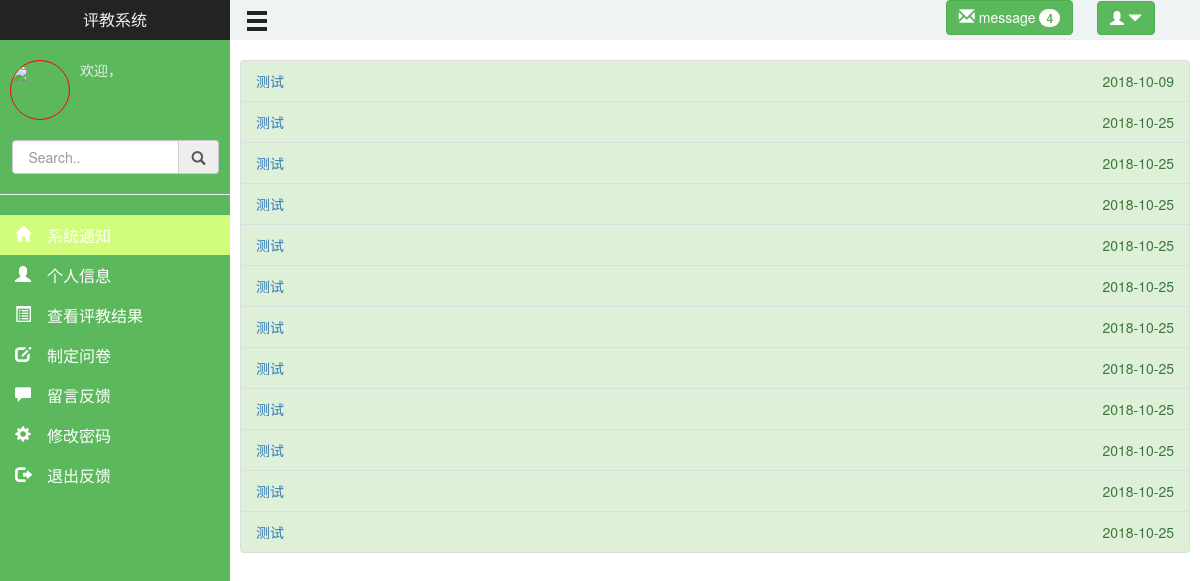
The app's page /tea_mes.php with its own data.
### tables this page shows
CREATE TABLE IF NOT EXISTS `xiaoxi` (
  `x_id` int(11) NOT NULL AUTO_INCREMENT,
  `x_title` varchar(100) NOT NULL,
  `dx` varchar(1000) NOT NULL,
  `x_date` date NOT NULL,
  `x_type` varchar(100) NOT NULL,
  `m_id` varchar(100) NOT NULL,
  PRIMARY KEY (`x_id`)
);

### tea_mes.php (the view, shortened to what this page needs)
<?php
    $re="select x_id,xiaoxi.x_title,xiaoxi.x_date,x_id from man_psw,xiaoxi where xiaoxi.x_type='teacher' or xiaoxi.x_type='all'";
    $query=mysql_query($re);
?>
<!DOCTYPE html>
<html lang="en">
<head>
    <link rel="stylesheet" href="css/main.css">
    <link rel="stylesheet" href="css/message.css">
    <link rel="stylesheet" href="bs/css/bootstrap.css">
    <link rel="stylesheet" href="css/hover.css">
</head>
<body>
    <div id="left-nav">
        <div class="inner" id="title">
            评教系统
        </div>
        <div id="info">
            <div id="headimg"><img src="image/2.jpg" height="100%"></div>
            <div id="headtext"><p>欢迎，<?php echo $_COOKIE['tea_id'] ?></p><p><?php echo $_COOKIE['tea_name']?></p></div>
        </div>
        <div class="input-group" id="seach">
            <input type="text" class="form-control" placeholder=" Search.." >
            <span class="input-group-addon sp1"><span class="glyphicon glyphicon-search spp1" ></span></span>
        </div>
        <hr>
        <ul id="list">
            <li class="this"><a href="tea_mes.php" ><span class="glyphicon glyphicon-home"> 系统通知</span></a></li>
            <li><a href="tea_info.php"><span class="glyphicon glyphicon-user"> 个人信息</span></a></li>
            <li ><a href="tea_design.php"><span class="glyphicon glyphicon-list-alt"> 查看评教结果</span></a></li>
            <li ><a href="tea_rot.php"><span class="glyphicon glyphicon-edit"> 制定问卷</span></a></li>
            <li ><a href="tea_chat.php"><span class="glyphicon glyphicon-comment"> 留言反馈</span></a></li>
            <li ><a href="tea_psw.php"><span class="glyphicon glyphicon-cog"> 修改密码</span></a></li>
            <li data-toggle="modal" data-target="#exit"><a href="#"><span class="glyphicon glyphicon-log-out"> 退出反馈</span></a></li>
        </ul>
    </div>
    <div id="right-content">
            <div class="container-fluid" id="header">
                <div class="popover-demo pull-right">
                    <button type="button" class="btn btn-success btn1" data-container="body" data-toggle="popover" data-placement="bottom" data-content="Vivamus
                    sagittis lacus vel augue laoreet rutrum faucibus.">
                        <span class="glyphicon glyphicon-envelope sp1"></span> message <span class="badge">4</span>
                    </button>
                    <button type="button" class="btn btn-success btn2" data-container="body" data-toggle="popover" data-placement="bottom" data-content="Vivamus
                        sagittis lacus vel augue laoreet rutrum faucibus.">
                        <span class="glyphicon glyphicon-user"></span>  <?php echo $_COOKIE['tea_name'] ?>  <span class="glyphicon glyphicon-triangle-bottom"></span>
                    </button>
                </div>
                    <span class="glyphicon glyphicon-menu-hamburger pull-left sp2"></span>
            </div>
            <div class="pag pag1">
                <ul class="list-group u2 ">
                <?php
                while($value=mysql_fetch_array($query)){
                    echo'<li class="list-group-item list-group-item-success"><a href="wenjuan/chakanmes.php?x_id=';
                    echo"{$value['x_id']}";
                    echo'">';
                    echo"{$value['x_title']}";
                    echo'</a><span class="pull-right">';
                    echo"{$value['x_date']}";
                    echo'</span></li>';
                }
             ?>
            </div>
    </div>
</body>
</html>

### css/main.css (style rules this page uses)
* { margin:0; padding:0; }
#left-nav { min-height:100%; width: 230px; position: absolute; z-index: 1; background: #5cb85c; }
.inner { display: inline-block; }
#left-nav #title { height:40px; background:#232323; width: 100%; font-size:16px; text-align: center; line-height: 40px; color: #eee; }
#left-nav #info { padding-top:20px; width: 100%; height: 100px; display: flex; color:#eee; }
#headimg { width: 60px; height:60px; margin-left:10px; border-radius: 100%; overflow: hidden; border:1px solid red; }
#headtext { margin-left:10px; }
#left-nav #seach { width:90%; margin-left:5%; }
#left-nav #list li { font-size:16px; height:40px; line-height: 40px; list-style: none; }
#left-nav #list li a { color:#fff; }
#left-nav #list li span { margin-right:10px; margin-left:15px; }
#right-content { margin-left:230px; }
#right-content #header { height:40px; background:#f0f3f4; margin: 0; border-bottom:1px solid #eee; }
#right-content #header .popover-demo button .sp1 { font-size:16px; }
#right-content #header .popover-demo .btn1 { margin-right:20px; }
#right-content #header .popover-demo .btn2 { margin-right:30px; }
#right-content #header .sp2 { line-height:40px; font-size:24px; color: #232323 }
#right-content .pag { margin:20px 10px 20px 10px; }

### css/hover.css (style rules this page uses)
.this { background:#d2fc7b; }

### records on screen
xiaoxi: x_title "测试", x_date "2018-10-09"
xiaoxi: x_title "测试", x_date "2018-10-25"
xiaoxi: x_title "测试", x_date "2018-10-25"
xiaoxi: x_title "测试", x_date "2018-10-25"
xiaoxi: x_title "测试", x_date "2018-10-25"
xiaoxi: x_title "测试", x_date "2018-10-25"
xiaoxi: x_title "测试", x_date "2018-10-25"
xiaoxi: x_title "测试", x_date "2018-10-25"
xiaoxi: x_title "测试", x_date "2018-10-25"
xiaoxi: x_title "测试", x_date "2018-10-25"
xiaoxi: x_title "测试", x_date "2018-10-25"
xiaoxi: x_title "测试", x_date "2018-10-25"
